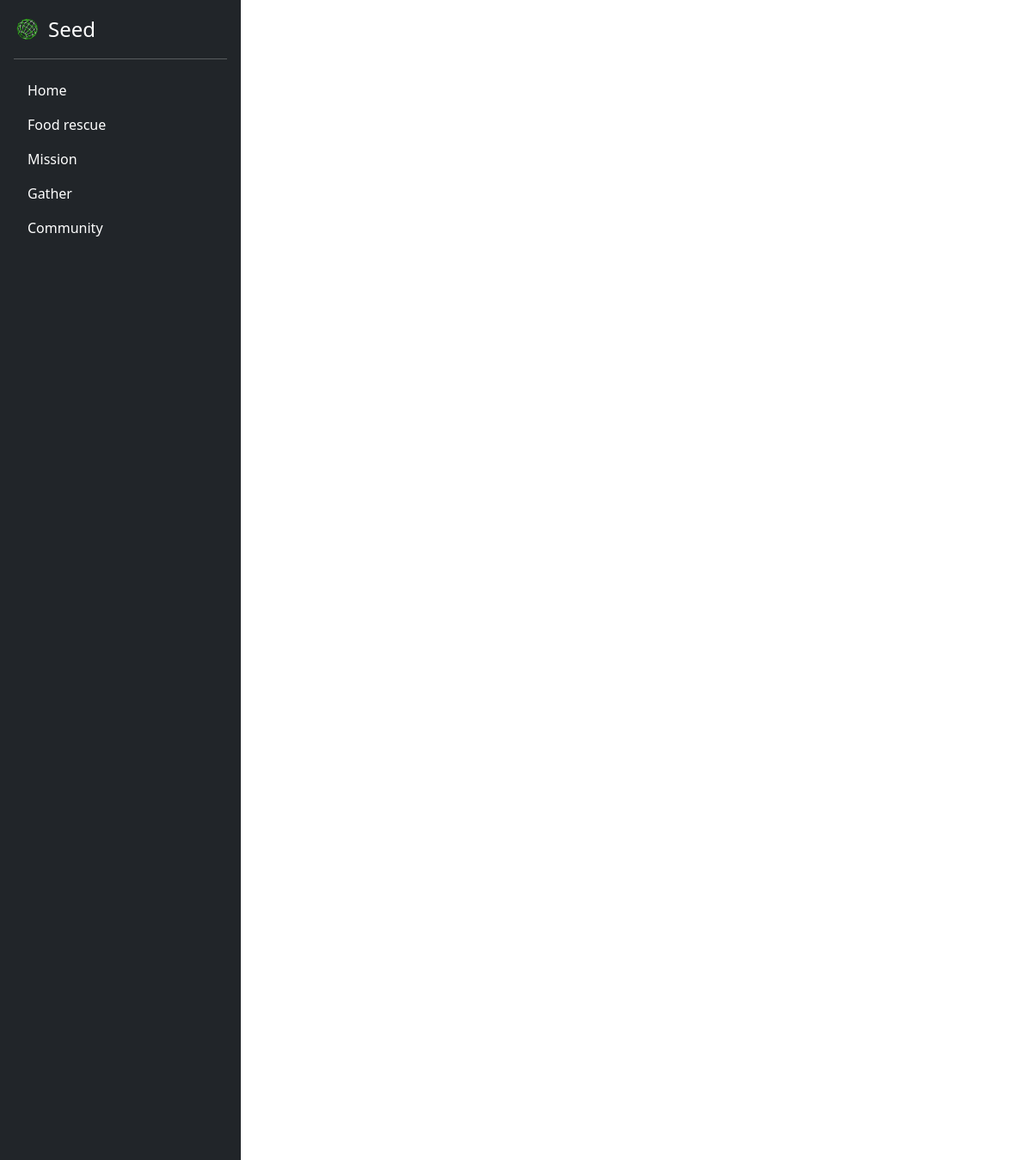
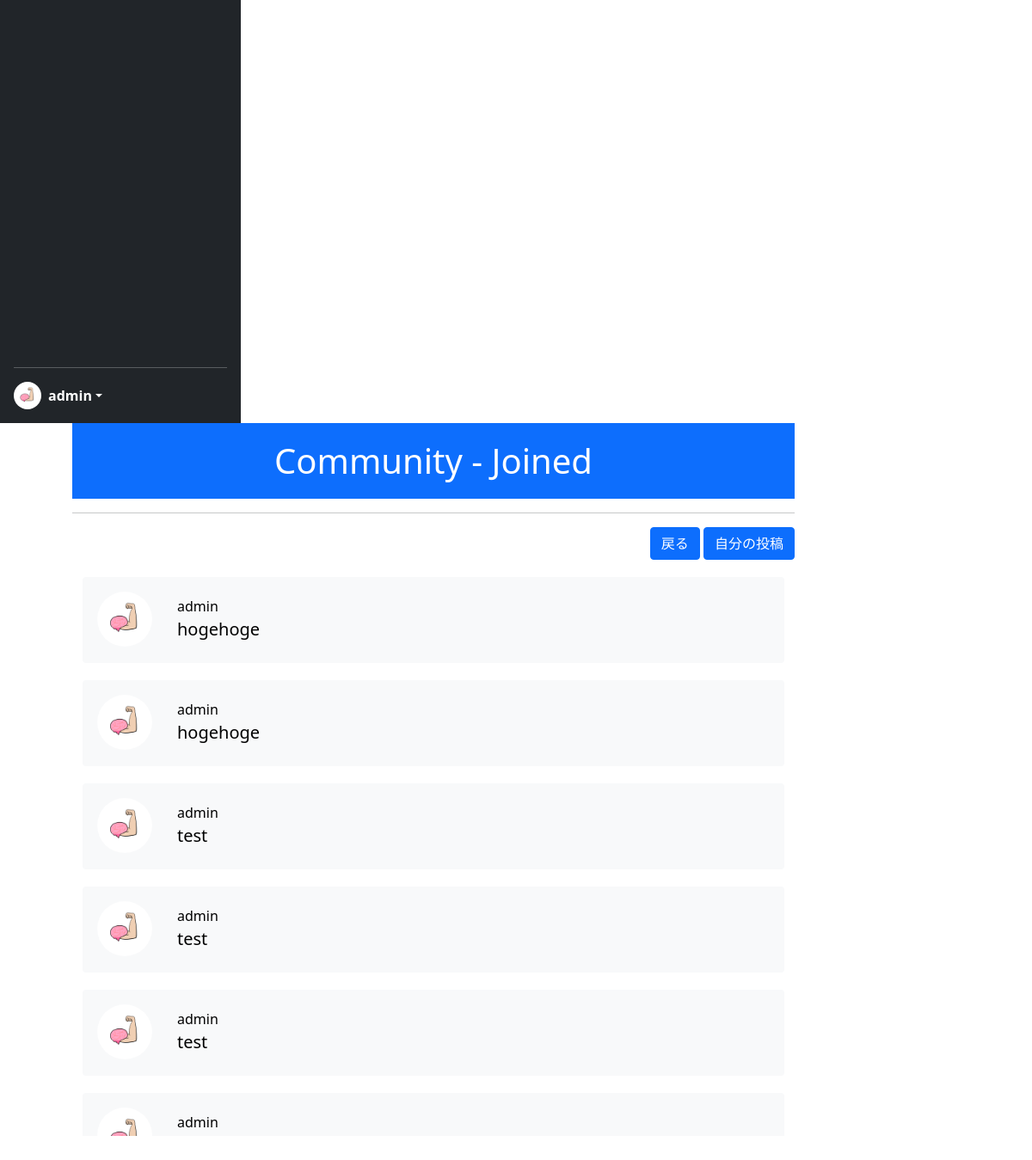
/community_joined/ (signed in), run on the app's committed database (2 pictures, top to bottom).
### acount/models.py (models this page shows)
class CustomUser(AbstractUser):
    is_general = models.BooleanField(null=True ,default=True)
    is_active = models.BooleanField(null=True ,default=False)
    mission_point = models.IntegerField(null=False ,default=0)
    profile_pic = models.ImageField(upload_to='profile_pics', blank=True)

### seed/models.py (models this page shows)
class CommunityMessage(models.Model):
    user = models.ForeignKey(CustomUser, verbose_name='ユーザー', on_delete=models.CASCADE)
    community = models.ForeignKey(Community, verbose_name='Community', on_delete=models.CASCADE)
    message = models.CharField(verbose_name='メッセージ', max_length=300, null=False)
    posted_at = models.DateTimeField(verbose_name='投稿日時', auto_now_add=True)
    best_flg = models.BooleanField(verbose_name='ベストアンサー', default=False)

class Community(models.Model):
    user = models.ForeignKey(CustomUser, verbose_name='ユーザー', on_delete=models.CASCADE)
    genre = models.ForeignKey(CommunityGenre, verbose_name='Community ジャンル', on_delete=models.CASCADE)
    title = models.CharField(verbose_name='Community タイトル', max_length=70)
    posted_at = models.DateTimeField(verbose_name='投稿日時', auto_now_add=True)
    best_answer = models.BooleanField(verbose_name='ベストアンサー', default=False)

### seed/views.py (the view)
# urls.py: path('community_joined/', views.JoinedCommunityView.as_view(), name='community_joined'),
class JoinedCommunityView(ListView):
    template_name = 'communityjoined.html'
    model = CommunityMessage
    context_object_name = 'community_list'
    def get_queryset(self):
        return CommunityMessage.objects.filter(user=self.request.user).order_by('-posted_at')

### seed/templates/communityjoined.html (shortened to what this page needs)
{% extends 'mypagebase.html' %}
{% load static %}
{% block content %}
<div class="text-center">
    <h1 class="title" style="background-color:#0d6efd; color:white;">Community - Joined</h1>
    <hr>
    <div>
        <div class="text-end" style="margin-bottom:20px;">
            <a class="btn btn-primary" href="{% url 'seed:community' %}">戻る</a>
            <a class="btn btn-primary" href="{% url 'seed:mycommunity' %}">自分の投稿</a>
        </div>
    </div>
    <div class="container">
        <div style="height: 650px; width:100%; overflow-y: scroll;">
            {% if community_list %}
                {% for community in community_list %}
                <a href="{% url 'seed:community_detail' community.community.id %}" style="text-decoration: none; color:black;">
                    <div class="bg-light p-3 rounded" style="height:100px; margin-bottom:20px;">
                        <table style="margin:auto;">
                            <tr>
                                <td  rowspan="2">
                                    <img src="{{ community.user.profile_pic.url}}" width="64" height="64" class="rounded-circle me-2">
                                </td>
                            </tr>
                            <tr>
                                <td width="100%" class="text-start" style="padding-left:20px">
                                    {{community.community.user.username}}<br>
                                    <span class="fs-5">{{community.community.title}}</span>
                                </td>
                            </tr>
                        </table>
                    </div>
                </a>
                {% endfor %}
            {% else %}
                <h3>参加中のCommunityはありません</h3>
            {% endif %}
        </div>
    </div>
</div>
{% endblock %}

### seed/templates/mypagebase.html (shortened to what this page needs)
{% load static %}
<!DOCTYPE html>
<html lang="ja">
<head>
    <link href="https://cdn.jsdelivr.net/npm/bootstrap@5.0.2/dist/css/bootstrap.min.css" rel="stylesheet"
>
    <link rel="stylesheet" type="text/css" href="{% static 'css/style.css' %}">
</head>
<body class="mypage">
    {% if user.is_authenticated %}
    <main style="height:100vh;">
        <div style="display: flex; flex-wrap: wrap; height:100%;">
            <div>
                <div class="d-flex flex-column p-3 text-white bg-dark h-100" style="width: 280px; height:100%;">
                    <a href="{% url 'seed:mypage' %}"
                        class="d-flex align-items-center mb-3 mb-md-0 me-md-auto text-white text-decoration-none">
                        <img class="bi me-2" src="{% static 'assets/img/top/icon.png' %}" style="height:32px">
                        <span class="fs-4">Seed</span>
                    </a>
                    <hr>
                    <ul class="nav nav-pills flex-column mb-auto">
                        <li class="nav-item my-nav">
                            <a href="{% url 'seed:mypage' %}" class="nav-link text-white" aria-current="page">
                                Home
                            </a>
                        </li>
                        <li class="nav-item my-nav">
                            <a href="{% url 'seed:food_rescue' %}" class="nav-link text-white">
                                Food rescue
                            </a>
                        </li>
                        {% if user.is_general %}
                        <li class="nav-item my-nav">
                            <a href="{% url 'seed:mission' %}" class="nav-link text-white">
                                Mission
                            </a>
                        </li>
                        {% endif %}
                        <li class="nav-item my-nav">
                            <a href="{% url 'seed:gather' %}" class="nav-link text-white">
                                Gather
                            </a>
                        </li>
                        <li class="nav-item my-nav">
                            <a href="{% url 'seed:community' %}" class="nav-link text-white">
                                Community
                            </a>
                        </li>
                    </ul>
                    <hr>
                    <div class="dropdown">
                        <a href="#" class="d-flex align-items-center text-white text-decoration-none dropdown-toggle"
                            id="dropdownUser1" data-bs-toggle="dropdown" aria-expanded="false">
                            <img src="{{ user.profile_pic.url }}" alt="" width="32" height="32"
                                class="rounded-circle me-2">
                            <strong>{{ user.username }}</strong>
                        </a>
                    </div>
                </div>
            </div>
            <div style="width:70%; margin-left: 7%;">
                {% block content %}
                {% endblock %}
            </div>
        </div>
    </main>
    {% endif %}
</body>
</html>

### static/css/style.css (style rules this page uses)
.title { padding: 20px 0px 20px 0px; }

### data on the page
CustomUser: profile_pic (picture), username "admin"
CommunityMessage: user.profile_pic (picture), community.user.username "admin", community "hogehoge"
CommunityMessage: user.profile_pic (picture), community.user.username "admin", community "hogehoge"
CommunityMessage: user.profile_pic (picture), community.user.username "admin", community "test"
CommunityMessage: user.profile_pic (picture), community.user.username "admin", community "test"
CommunityMessage: user.profile_pic (picture), community.user.username "admin", community "test"
CommunityMessage: user.profile_pic (picture), community.user.username "admin"
